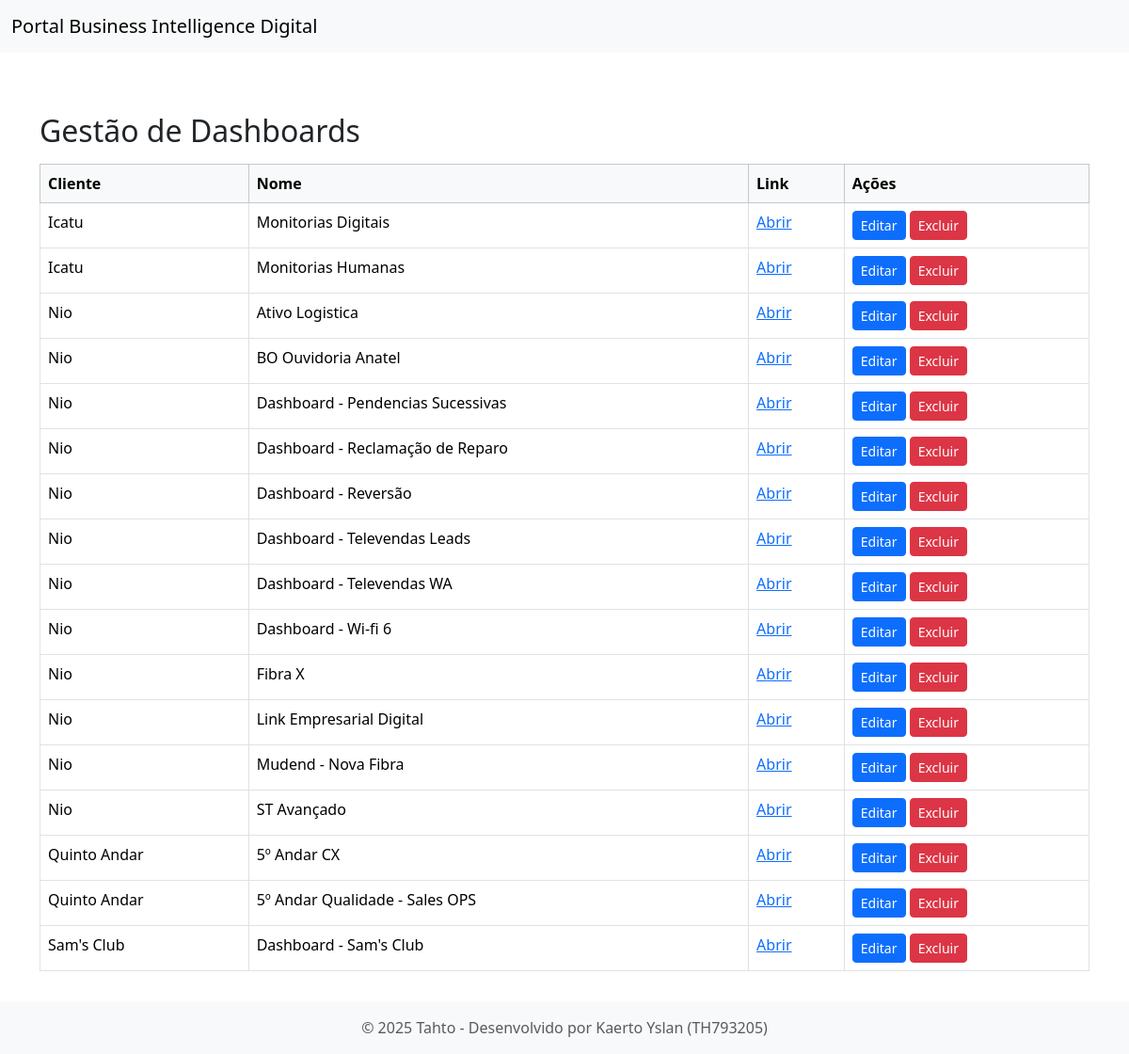
The page /gestao_dashboards on the database its author committed.
### tables this page shows
CREATE TABLE dashboard (
            cliente TEXT NOT NULL,
            nome TEXT NOT NULL,
            link TEXT NOT NULL
        , id INTEGER);

### views.py (the view)
@app.route('/gestao_dashboards')
def gestao_dashboards():
    conn = get_db_connection()
    dashboards = conn.execute('SELECT * FROM dashboard order by "cliente","nome"').fetchall()
    conn.close()
    return render_template('gestao_dashboards.html', dashboards=dashboards)

### main.py (called while the page is built)
def get_db_connection():
    conn = sqlite3.connect(DB_PATH)
    conn.row_factory = sqlite3.Row
    return conn

### views.py (called while the page is built)
@app.before_request
def force_first_login():
    if current_user.is_authenticated:
        endpoint = request.endpoint or ""
        if current_user.first_login == 1 and endpoint not in (
            "logout", "login", "change_password_first_time", "static"
        ):
            return redirect(url_for("change_password_first_time"))

### templates/gestao_dashboards.html (shortened to what this page needs)
{% extends "base_admin.html" %}
{% block content %}
<div class="container mt-5">
    <h2>Gestão de Dashboards</h2>
    <table class="table table-bordered mt-3">
        <thead class="table-light">
            <tr>
                <th>Cliente</th>
                <th>Nome</th>
                <th>Link</th>
                <th>Ações</th>
            </tr>
        </thead>
        <tbody>
            {% for dashboard in dashboards %}
            <tr>
                <td>{{ dashboard['cliente'] }}</td>
                <td>{{ dashboard['nome'] }}</td>
                <td><a href="{{ dashboard['link'] }}" target="_blank">Abrir</a></td>
                <td>
                    <a href="{{ url_for('editar_dashboard', id=dashboard['id']) }}" class="btn btn-sm btn-primary">Editar</a>
                    <form action="{{ url_for('excluir_dashboard', id=dashboard['id']) }}" method="POST" style="display:inline-block;">
                        <button type="submit" class="btn btn-sm btn-danger" onclick="return confirm('Tem certeza que deseja excluir este dashboard?');">Excluir</button>
                    </form>
                </td>
            </tr>
            {% endfor %}
        </tbody>
    </table>
</div>
{% endblock %}

### templates/base_admin.html (style rules this page uses)
html, body { height: 100%; margin: 0; padding: 0; }
body { display: flex; flex-direction: column; }

### rows shown on the page
dashboard: cliente "Icatu", nome "Monitorias Digitais"
dashboard: cliente "Icatu", nome "Monitorias Humanas"
dashboard: cliente "Nio", nome "Ativo Logistica"
dashboard: cliente "Nio", nome "BO Ouvidoria Anatel"
dashboard: cliente "Nio", nome "Dashboard - Pendencias Sucessivas"
dashboard: cliente "Nio", nome "Dashboard - Reclamação de Reparo"
dashboard: cliente "Nio", nome "Dashboard - Reversão"
dashboard: cliente "Nio", nome "Dashboard - Televendas Leads"
dashboard: cliente "Nio", nome "Dashboard - Televendas WA"
dashboard: cliente "Nio", nome "Dashboard - Wi-fi 6"
dashboard: cliente "Nio", nome "Fibra X"
dashboard: cliente "Nio", nome "Link Empresarial Digital"
dashboard: cliente "Nio", nome "Mudend - Nova Fibra"
dashboard: cliente "Nio", nome "ST Avançado"
dashboard: cliente "Quinto Andar", nome "5º Andar CX"
dashboard: cliente "Quinto Andar", nome "5º Andar Qualidade - Sales OPS"
dashboard: cliente "Sam's Club", nome "Dashboard - Sam's Club"
